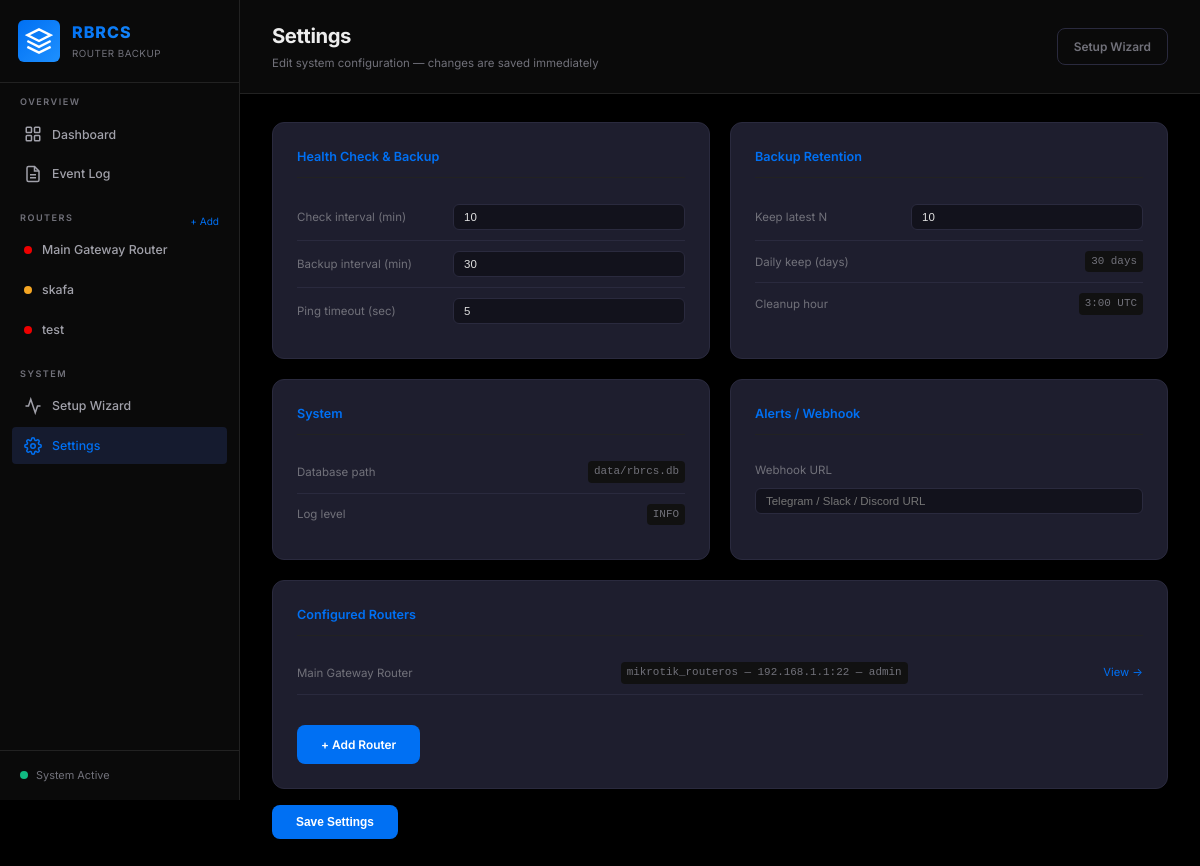
The page /settings on the database its author committed.
### tables this page shows
CREATE TABLE routers (
            id            TEXT PRIMARY KEY,
            name          TEXT NOT NULL,
            host          TEXT NOT NULL,
            port          INTEGER DEFAULT 22,
            device_type   TEXT NOT NULL,
            username      TEXT,
            password      TEXT,
            ssh_key_path  TEXT,
            enable_password TEXT,
            status        TEXT DEFAULT 'unknown',
            last_seen     DATETIME,
            last_backup   DATETIME,
            created_at    DATETIME DEFAULT CURRENT_TIMESTAMP
        );

### sample_zip/mnt/user-data/outputs/rbrcs.py (the view)
@app.route("/settings")
def settings_page():
    return render_template("settings.html", config=config)

### sample_zip/mnt/user-data/outputs/rbrcs.py (called while the page is built)
def get_db(db_path=None):
    path = db_path or DB_PATH
    conn = sqlite3.connect(path)
    conn.row_factory = sqlite3.Row
    conn.execute("PRAGMA journal_mode=WAL")      # Better concurrent access
    conn.execute("PRAGMA foreign_keys=ON")
    conn.execute("PRAGMA cache_size = -2000")    # 2MB cache, reduces disk I/O
    conn.execute("PRAGMA temp_store = MEMORY")   # Keep temporary tables/indices in memory
    return conn

def get_all_routers(db_path=None):
    conn = get_db(db_path)
    rows = conn.execute("SELECT * FROM routers ORDER BY name").fetchall()
    conn.close()
    return [dict(r) for r in rows]

@app.context_processor
def inject_sidebar_routers():
    return dict(sidebar_routers=get_all_routers())

### sample_zip/templates/settings.html (shortened to what this page needs)
{% extends "base.html" %}
{% block page_title %}Settings{% endblock %}
{% block page_subtitle %}Edit system configuration — changes are saved immediately{% endblock %}
{% block top_actions %}
<a href="/setup" class="btn btn-secondary" style="display:inline-flex;align-items:center;gap:6px;text-decoration:none;padding:8px 16px;border-radius:8px;border:1px solid var(--border,#2a2a3e);color:var(--text-muted,#888);font-size:0.85rem;">Setup Wizard</a>
{% endblock %}
{% block content %}
<div class="settings-grid">
  <div class="settings-card">
    <h3>Health Check &amp; Backup</h3>
    <div class="settings-row"><label>Check interval (min)</label><input type="number" id="cfg-interval" value="{{ config.health_check.interval_minutes }}" min="1" max="60"></div>
    <div class="settings-row"><label>Backup interval (min)</label><input type="number" id="cfg-backup-interval" value="{{ config.health_check.backup_interval_minutes }}" min="5" max="1440"></div>
    <div class="settings-row"><label>Ping timeout (sec)</label><input type="number" id="cfg-ping-timeout" value="{{ config.health_check.ping_timeout_seconds }}" min="1" max="30"></div>
  </div>
  <div class="settings-card">
    <h3>Backup Retention</h3>
    <div class="settings-row"><label>Keep latest N</label><input type="number" id="cfg-keep-latest" value="{{ config.retention.keep_latest }}" min="3" max="100"></div>
    <div class="settings-row"><label>Daily keep (days)</label><code>{{ config.retention.daily_keep_days }} days</code></div>
    <div class="settings-row"><label>Cleanup hour</label><code>{{ config.retention.cleanup_hour }}:00 UTC</code></div>
  </div>
  <div class="settings-card">
    <h3>System</h3>
    <div class="settings-row"><label>Database path</label><code>{{ config.system.db_path }}</code></div>
    <div class="settings-row"><label>Log level</label><code>{{ config.system.log_level }}</code></div>
  </div>
  <div class="settings-card">
    <h3>Alerts / Webhook</h3>
    <div class="settings-row" style="flex-direction:column;align-items:flex-start;gap:8px">
      <label>Webhook URL</label>
      <input type="text" id="cfg-webhook" value="{{ config.alerts.webhook_url or '' }}" placeholder="Telegram / Slack / Discord URL" style="width:100%">
    </div>
  </div>
  <div class="settings-card full-width">
    <h3>Configured Routers</h3>
    {% for router in config.routers %}
    <div class="settings-row">
      <label>{{ router.name }}</label>
      <code>{{ router.device_type }} — {{ router.host }}:{{ router.port }} — {{ router.username }}</code>
      <a href="/router/{{ router.id }}" style="color:var(--accent-blue,#4e9eff);font-size:.8rem;text-decoration:none;margin-left:12px">View →</a>
    </div>
    {% else %}
    <p style="color:var(--text-muted,#888);font-size:.85rem">No routers yet. <a href="/setup" style="color:var(--accent-blue,#4e9eff)">Run setup wizard →</a></p>
    {% endfor %}
    <div style="margin-top:14px"><a href="/router/add" class="btn-save-s" style="text-decoration:none">+ Add Router</a></div>
  </div>
</div>
<button class="btn-save-s" onclick="saveSettings()">Save Settings</button>
{% endblock %}

### sample_zip/templates/base.html (shortened to what this page needs)
<!DOCTYPE html>
<html lang="en">
<head>
    <link rel="stylesheet" href="{{ url_for('static', filename='style.css') }}">
</head>
<body>
    <nav class="sidebar" id="sidebar">
        <div class="sidebar-header">
            <div class="logo">
                <div class="logo-icon">
                    <svg width="28" height="28" viewBox="0 0 24 24" fill="none" stroke="currentColor" stroke-width="2">
                        <path d="M12 2L2 7l10 5 10-5-10-5z"/>
                        <path d="M2 17l10 5 10-5"/>
                        <path d="M2 12l10 5 10-5"/>
                    </svg>
                </div>
                <div class="logo-text">
                    <span class="logo-title">RBRCS</span>
                    <span class="logo-subtitle">Router Backup</span>
                </div>
            </div>
        </div>
        <div class="nav-section">
            <span class="nav-section-title">Overview</span>
            <a href="{{ url_for('dashboard') }}" class="nav-link {% if request.endpoint == 'dashboard' %}active{% endif %}" id="nav-dashboard">
                <svg width="18" height="18" viewBox="0 0 24 24" fill="none" stroke="currentColor" stroke-width="2">
                    <rect x="3" y="3" width="7" height="7" rx="1"/>
                    <rect x="14" y="3" width="7" height="7" rx="1"/>
                    <rect x="3" y="14" width="7" height="7" rx="1"/>
                    <rect x="14" y="14" width="7" height="7" rx="1"/>
                </svg>
                Dashboard
            </a>
            <a href="{{ url_for('events_page') }}" class="nav-link {% if request.endpoint == 'events_page' %}active{% endif %}" id="nav-events">
                <svg width="18" height="18" viewBox="0 0 24 24" fill="none" stroke="currentColor" stroke-width="2">
                    <path d="M14 2H6a2 2 0 0 0-2 2v16a2 2 0 0 0 2 2h12a2 2 0 0 0 2-2V8z"/>
                    <polyline points="14 2 14 8 20 8"/>
                    <line x1="16" y1="13" x2="8" y2="13"/>
                    <line x1="16" y1="17" x2="8" y2="17"/>
                </svg>
                Event Log
            </a>
        </div>
        <div class="nav-section">
            <div style="display: flex; justify-content: space-between; align-items: center;">
                <span class="nav-section-title">Routers</span>
                <a href="{{ url_for('add_router_page') }}" style="color: var(--accent-blue); text-decoration: none; font-size: 0.72rem; padding-right: 8px;">+ Add</a>
            </div>
            {% for router in sidebar_routers %}
            <a href="{{ url_for('router_detail', router_id=router.id) }}" class="nav-link" id="nav-router-{{ router.id }}">
                <span class="status-dot {{ router.status }}"></span>
                {{ router.name }}
            </a>
            {% endfor %}
        </div>
        <div class="nav-section">
            <span class="nav-section-title">System</span>
            <a href="/setup" class="nav-link {% if request.endpoint == 'setup_page' %}active{% endif %}" id="nav-setup">
                <svg width="18" height="18" viewBox="0 0 24 24" fill="none" stroke="currentColor" stroke-width="2">
                    <polyline points="22 12 18 12 15 21 9 3 6 12 2 12"/>
                </svg>
                Setup Wizard
            </a>
            <a href="{{ url_for('settings_page') }}" class="nav-link {% if request.endpoint == 'settings_page' %}active{% endif %}" id="nav-settings">
                Settings
            </a>
        </div>
        <div class="sidebar-footer">
            <div class="system-status">
                <span class="status-dot online"></span>
                <span>System Active</span>
            </div>
        </div>
    </nav>
    <main class="main-content" id="main-content">
        <header class="top-bar">
            <div class="page-title">
                <h1 id="page-heading">{% block page_title %}Dashboard{% endblock %}</h1>
                <p class="page-subtitle">{% block page_subtitle %}{% endblock %}</p>
            </div>
            <div class="top-bar-actions">
                {% block top_actions %}{% endblock %}
            </div>
        </header>
        <div class="content-area">
            {% block content %}{% endblock %}
        </div>
    </main>
</body>
</html>

### sample_zip/templates/settings.html (style rules this page uses)
.settings-grid { display:grid;grid-template-columns:1fr 1fr;gap:20px }
.settings-card { background:var(--card-bg,#1e1e2e);border:1px solid var(--border,#2a2a3e);border-radius:12px;padding:24px }
.settings-card.full-width { grid-column:1/-1 }
.settings-card h3 { margin:0 0 16px;font-size:.9rem;font-weight:600;color:var(--accent-blue,#4e9eff) }
.settings-row { display:flex;justify-content:space-between;align-items:center;padding:10px 0;border-bottom:1px solid var(--border,#2a2a3e);gap:16px }
.settings-row:last-child { border-bottom:none }
.settings-row label { font-size:.82rem;color:var(--text-muted,#888);flex-shrink:0;min-width:140px }
.settings-row input,.settings-row select { background:var(--input-bg,#12121c);border:1px solid var(--border,#2a2a3e);border-radius:6px;padding:6px 10px;color:var(--text,#e0e0e0);font-size:.82rem;flex:1;outline:none }
.settings-row code { font-size:.78rem;color:var(--text-muted,#888);font-family:monospace }
.btn-save-s { margin-top:16px;background:var(--accent-blue,#4e9eff);border:none;color:#fff;border-radius:8px;padding:10px 24px;cursor:pointer;font-size:.85rem;font-weight:600;display:inline-flex;align-items:center;gap:8px }

### rows shown on the page
routers: name "Main Gateway Router"
routers: name "skafa"
routers: name "test"

### other values the page prints
{{ config.retention.daily_keep_days }} "30"
{{ config.retention.cleanup_hour }} "3"
{{ config.system.db_path }} "data/rbrcs.db"
{{ config.system.log_level }} "INFO"
{{ router.name }} "Main Gateway Router"
{{ router.device_type }} "mikrotik_routeros"
{{ router.host }} "192.168.1.1"
{{ router.port }} "22"
{{ router.username }} "admin"
